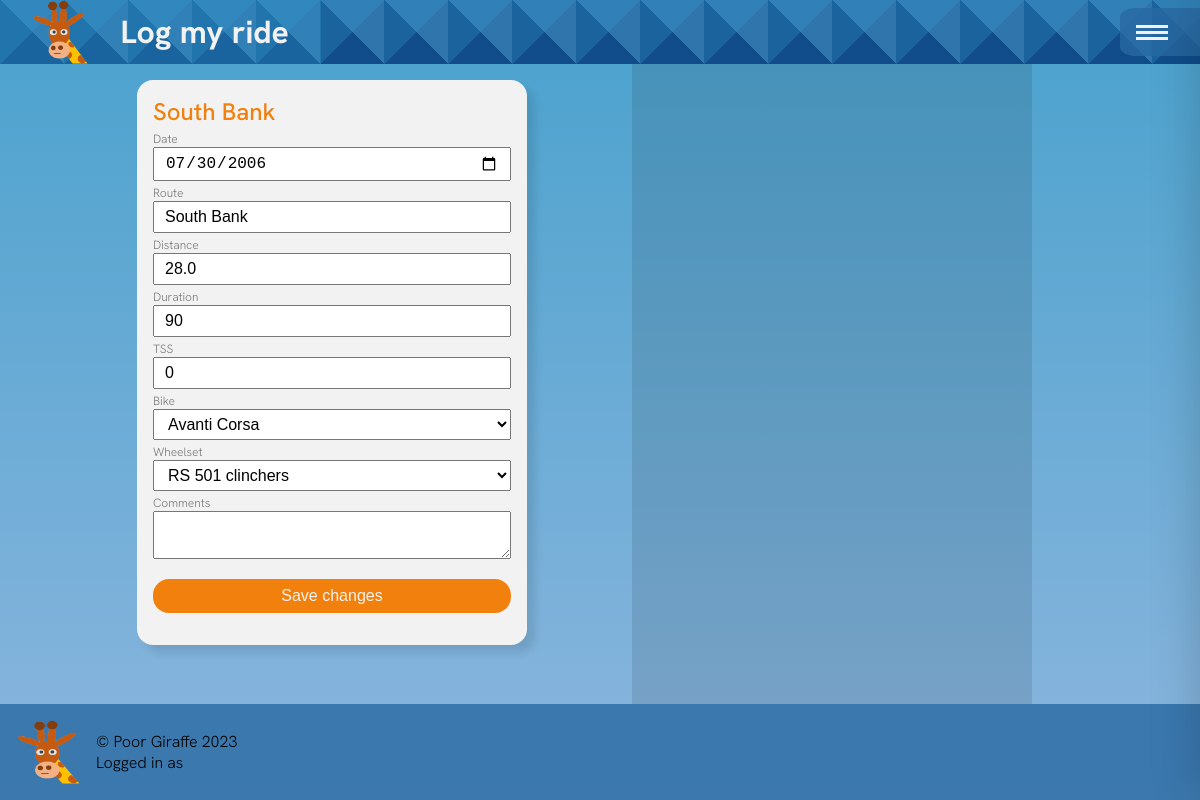
/log/26, run on the app's committed database.
### log/models.py (models this page shows, shortened)
class RideDetail(models.Model):
	user = models.ForeignKey(User, on_delete=models.CASCADE)
	bike_name = models.ForeignKey(BikeDetail, on_delete=models.CASCADE, null=True)
	wheelset = models.ForeignKey(Wheelsets, on_delete=models.CASCADE, null=True)
	ride_date = models.DateField(blank=True, help_text="Ride date")
	ride_name = models.CharField(max_length=100, help_text="Route description")
	ride_distance = models.DecimalField(max_digits=5, decimal_places=1, help_text='Distance in km')
	ride_time = models.IntegerField(help_text="Ride time in minutes")
	ride_tss = models.IntegerField(help_text="Training Stress Score")
	ride_comment = models.TextField(blank=True, null=True, help_text="Optional comments")

### log/views.py (the view, shortened to what this page needs)
# urls.py: path('<pk>', RideEdit.as_view(), name="ride-edit"),
class RideEdit(TemplateView):
	def get(self, request, pk=None):
		template_name = "ride.html"
		ride = get_object_or_404(RideDetail, id=pk)
		form = RideEditForm(request.POST or None, instance = ride)
		context = {
			'ride': ride,
			'form': form,
		}
		return render(request, template_name, context)

### log/forms.py (shortened to what this page needs)
class RideEditForm(forms.ModelForm):
	wheelset = forms.ModelChoiceField(queryset=Wheelsets.objects.all(), empty_label=None)
	bike_name = forms.ModelChoiceField(queryset=BikeDetail.objects.all(), empty_label=None)
	ride_comment = forms.CharField(widget=forms.Textarea(attrs={"rows": "2"}))
	class Meta:
		model = RideDetail
		fields = [
			'ride_date',
			'ride_name',
			'ride_distance',
			'ride_time',
			'ride_tss',
			'ride_comment',
			'bike_name',
			'wheelset'
			]
	def __init__(self, *args, **kwargs):
		user=kwargs.pop('user', None)
		super().__init__(*args, **kwargs)
		self.fields["ride_comment"].required = False
		if user:
			self.fields['bike_name'].queryset = BikeDetail.objects.filter(user=user, date_sold__isnull=True)
			self.fields['wheelset'].queryset = Wheelsets.objects.filter(user=user)

### bike/models.py (called while the page is built)
	def __str__(self):
		return self.bike_description

	def __str__(self):
		return self.wheels_name

### log/templates/ride.html (shortened to what this page needs)
{% extends 'base.html' %}
{% block body %}
<main>
	<div class="main__container">
			<form id="form" class="card card__input" action = "" method="post">
				<h2>{{ ride.ride_name }}</h2>
				<div class="card__input-info">
					<label for="ride_date">Date</label>
					<input type="date" name="ride_date" id="id_ride_date" value="{{ ride.ride_date|date:'Y-m-d' }}">
				</div>
				<div class="card__input-info">
					<label for="ride_name">Route</label>
					{{ form.ride_name }}
				</div>
				<div class="card__input-info">
					<label for="ride_distance">Distance</label>
					{{ form.ride_distance }}
				</div>
				<div class="card__input-info">
					<label for="ride_time">Duration</label>
					{{ form.ride_time }}
				</div>
				<div class="card__input-info">
					<label for="ride_tss">TSS</label>
					{{ form.ride_tss }}
				</div>
				<div class="card__input-info">
					<label for="bike_name">Bike</label>
					{{ form.bike_name }}
				</div>
				<div class="card__input-info">
					<label for="wheelset">Wheelset</label>
					{{ form.wheelset}}
				</div>
				<div class="card__input-info">
					<label for="ride_comment">Comments</label>
					{{ form.ride_comment }}
				</div>
				<div class="card__input-info">
					<input type="submit" value="Save changes">
				</div>
			</form>
		</div>
		<div class="sidebar"></div>
</main>
{% endblock %}

### static/css/style.css (style rules this page uses)
:root { --clr-background: linear-gradient(hsl(200 58% 50% / 0.9), hsl(210 58% 65% / 0.8)); --clr-nav: hsl(208, 60%, 40%, 0.8); --clr-circle: hsl(30, 90%, 50%); --clr-primary: hsl(30, 90%, 50%); --clr-shadow: hsl(0 0% 0% / 0.1); --clr-hover: hsl(200 60% 50% / 0.3); --clr-border: hsl(0, 0%, 100%); --clr-card: hsl(0, 0%, 95%); --clr-atl: hsl(309, 50%, 80%); --clr-ctl: hsl(210, 80%, 30%); --clr-tsb: hsl(50, 75%, 42%); --clr-bike: hsl(50, 100%, 100%); --sidebar-width: 400px; --clr-high: #ee6352; --clr-dark: #333333; --clr-neutral: #dddddd; --clr-light: #f4f5f0; }
html { font-size: 14px; }
*, *::before, *::after { box-sizing: border-box; }
h2 { color: var(--clr-primary); font-weight: 500; }
* { margin: 0; padding: 0; }
body { background: var(--clr-background); min-height: 100vh; font-family: HankenGrotesk; font-weight: 300; position: relative; overflow-x: hidden; left: 0; }
.plain { animation: none; background-color: var(--clr-light); }
main { min-height: calc(100vh - 10rem); max-width: 1000px; margin: 0rem; display: grid; grid-template-columns: 1fr; place-content: start center; overflow: hidden; }
.main__container, .sidebar { padding: 1rem; display: grid; grid-gap: 1rem; place-content: start center; }
.sidebar { background: var(--clr-shadow); padding: 1rem 0; }
@media (min-width: 840px) { html { font-size: 16px; } }
@media (min-width: 840px) { main { margin-left: 2rem; grid-template-columns: 1fr var(--sidebar-width); } }
@media (min-width: 840px) { .sidebar { min-height: calc(100vh - 10rem); } }
.card { width: clamp(360px, 390px, 390px); margin: auto; padding: 1rem; background: var(--clr-card); border-radius: 1rem; box-shadow: 0.5rem 0.5rem 0.5rem 0 var(--clr-shadow); }
.card__input { grid-row: 2 span 3; display: grid; grid-template-columns: repeat(3, 1fr); place-content: center; grid-gap: 0.25rem 1rem; }
.card__input h2 { grid-column: span 3; }
.card__input p, .card__input-info, .ride__input-info { grid-column: span 3; display: flex; flex-direction: column; justify-content: space-between; flex-wrap: wrap; }
.card__input input, .card__input textarea, .card__input-info input, .ride__input-info input, .card__input-info textarea, .ride__input-info textarea, .card__input-info select, .ride__input-info select { font-size: inherit; width: 100%; padding: 5px 10px; }
.card__input-info label, .ride__input-info label { font-size: 0.75rem; opacity: 0.5; }
.card__input textarea { font-family: inherit; font-size: 0.9rem; rows: 2; }
button, .card__input-info input[type='submit'], .ride__input-info input[type='submit'] { width: 100%; margin: 1rem auto; padding: 0.5rem 3rem; color: var(--clr-card); background: var(--clr-circle); border: 1px solid var(--clr-background); border-radius: 1rem; cursor: pointer; }

### data on the page
RideDetail: ride_name "South Bank", ride_date "07/30/2006", ride_distance "28.0", ride_time "90", ride_tss "0", bike_name "Avanti Corsa", wheelset "RS 501 clinchers"
